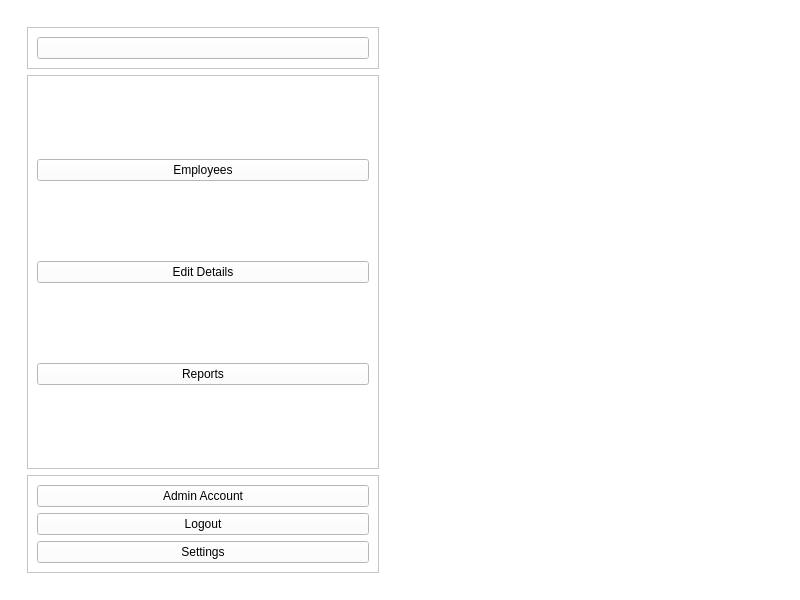
<?xml version="1.0" encoding="UTF-8"?>
<ui version="4.0">
 <class>MainWindow</class>
 <widget class="QMainWindow" name="MainWindow">
  <property name="geometry">
   <rect>
    <x>0</x>
    <y>0</y>
    <width>800</width>
    <height>600</height>
   </rect>
  </property>
  <property name="windowTitle">
   <string>MainWindow</string>
  </property>
  <property name="styleSheet">
   <string notr="true">background-color: rgb(255, 255, 255);</string>
  </property>
  <widget class="QWidget" name="centralwidget">
   <property name="styleSheet">
    <string notr="true">background-color: rgb(255, 255, 255);</string>
   </property>
   <layout class="QHBoxLayout" name="horizontalLayout">
    <item>
     <widget class="QWidget" name="leftpane" native="true">
      <property name="styleSheet">
       <string notr="true">background-color: rgb(255, 255, 255);</string>
      </property>
      <layout class="QVBoxLayout" name="verticalLayout">
       <item>
        <widget class="QWidget" name="leftpanesub" native="true">
         <layout class="QVBoxLayout" name="verticalLayout_2">
          <item>
           <widget class="QFrame" name="frame">
            <property name="frameShape">
             <enum>QFrame::StyledPanel</enum>
            </property>
            <property name="frameShadow">
             <enum>QFrame::Raised</enum>
            </property>
            <layout class="QHBoxLayout" name="horizontalLayout_2">
             <item>
              <widget class="QPushButton" name="menu">
               <property name="toolTip">
                <string>Menu</string>
               </property>
               <property name="text">
                <string/>
               </property>
               <property name="icon">
                <iconset>
                 <normaloff>icons/menu.png</normaloff>icons/menu.png</iconset>
               </property>
               <property name="iconSize">
                <size>
                 <width>24</width>
                 <height>24</height>
                </size>
               </property>
              </widget>
             </item>
            </layout>
           </widget>
          </item>
          <item>
           <widget class="QFrame" name="frame_2">
            <property name="sizePolicy">
             <sizepolicy hsizetype="Preferred" vsizetype="Expanding">
              <horstretch>0</horstretch>
              <verstretch>0</verstretch>
             </sizepolicy>
            </property>
            <property name="frameShape">
             <enum>QFrame::StyledPanel</enum>
            </property>
            <property name="frameShadow">
             <enum>QFrame::Raised</enum>
            </property>
            <layout class="QVBoxLayout" name="verticalLayout_3">
             <item>
              <widget class="QPushButton" name="pushButton_2">
               <property name="toolTip">
                <string>Employees</string>
               </property>
               <property name="text">
                <string>Employees</string>
               </property>
               <property name="icon">
                <iconset>
                 <normaloff>icons/employee.png</normaloff>icons/employee.png</iconset>
               </property>
               <property name="iconSize">
                <size>
                 <width>24</width>
                 <height>24</height>
                </size>
               </property>
              </widget>
             </item>
             <item>
              <widget class="QPushButton" name="pushButton_4">
               <property name="toolTip">
                <string>Edit</string>
               </property>
               <property name="text">
                <string>Edit Details</string>
               </property>
               <property name="icon">
                <iconset>
                 <normaloff>icons/edit.png</normaloff>icons/edit.png</iconset>
               </property>
               <property name="iconSize">
                <size>
                 <width>24</width>
                 <height>24</height>
                </size>
               </property>
              </widget>
             </item>
             <item>
              <widget class="QPushButton" name="pushButton_5">
               <property name="toolTip">
                <string>Reports</string>
               </property>
               <property name="text">
                <string>Reports</string>
               </property>
               <property name="icon">
                <iconset>
                 <normaloff>icons/report.png</normaloff>icons/report.png</iconset>
               </property>
               <property name="iconSize">
                <size>
                 <width>24</width>
                 <height>24</height>
                </size>
               </property>
              </widget>
             </item>
            </layout>
           </widget>
          </item>
          <item>
           <widget class="QFrame" name="frame_3">
            <property name="frameShape">
             <enum>QFrame::StyledPanel</enum>
            </property>
            <property name="frameShadow">
             <enum>QFrame::Raised</enum>
            </property>
            <layout class="QVBoxLayout" name="verticalLayout_4">
             <item>
              <widget class="QPushButton" name="pushButton_3">
               <property name="toolTip">
                <string>Admin</string>
               </property>
               <property name="text">
                <string>Admin Account</string>
               </property>
               <property name="icon">
                <iconset>
                 <normaloff>icons/account.png</normaloff>icons/account.png</iconset>
               </property>
               <property name="iconSize">
                <size>
                 <width>24</width>
                 <height>24</height>
                </size>
               </property>
              </widget>
             </item>
             <item>
              <widget class="QPushButton" name="logout">
               <property name="toolTip">
                <string>Logout</string>
               </property>
               <property name="text">
                <string>Logout</string>
               </property>
               <property name="icon">
                <iconset>
                 <normaloff>icons/logout.png</normaloff>icons/logout.png</iconset>
               </property>
               <property name="iconSize">
                <size>
                 <width>24</width>
                 <height>24</height>
                </size>
               </property>
              </widget>
             </item>
             <item>
              <widget class="QPushButton" name="pushButton_7">
               <property name="toolTip">
                <string>Settings</string>
               </property>
               <property name="text">
                <string>Settings</string>
               </property>
               <property name="icon">
                <iconset>
                 <normaloff>icons/settings.png</normaloff>icons/settings.png</iconset>
               </property>
               <property name="iconSize">
                <size>
                 <width>24</width>
                 <height>24</height>
                </size>
               </property>
              </widget>
             </item>
            </layout>
           </widget>
          </item>
         </layout>
        </widget>
       </item>
      </layout>
     </widget>
    </item>
    <item>
     <widget class="QWidget" name="homepane" native="true"/>
    </item>
   </layout>
  </widget>
 </widget>
 <resources/>
 <connections/>
</ui>
